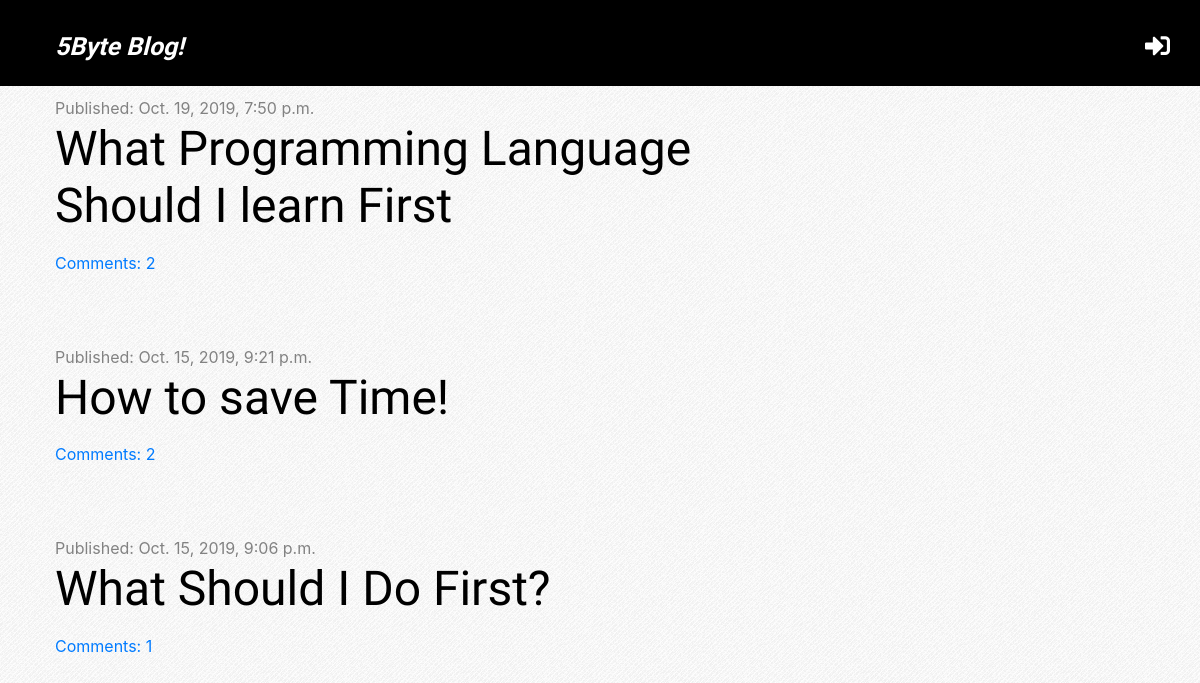
Before: / with the older database file.
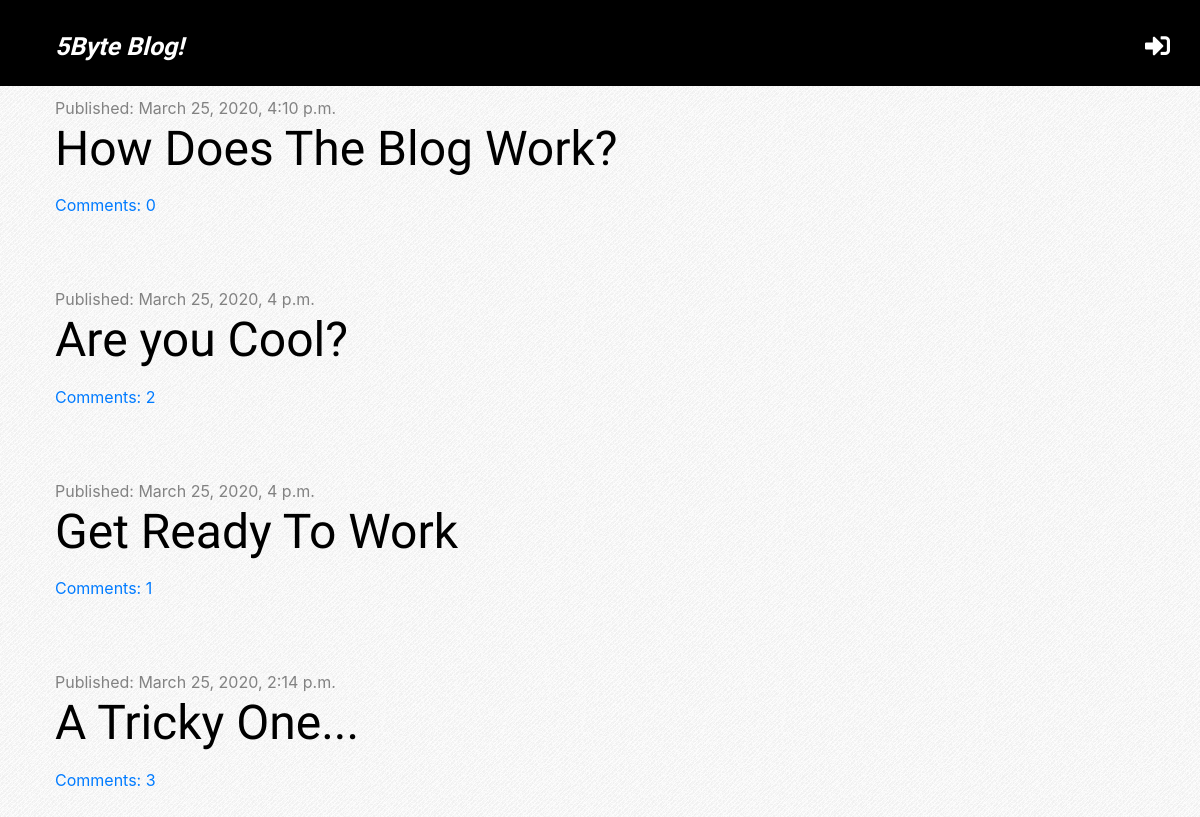
After: the same page with the newer database file.
### blog/models.py (models this page shows, shortened)
class Post(models.Model):
    author= models.ForeignKey('auth.User', on_delete=models.CASCADE) # si el autor John , crea 10 post y elimino este autor, todos los post se eliminaran
    title= models.CharField(max_length=200)
    text=models.TextField()
    created_date= models.DateTimeField(default=timezone.now)
    published_date=models.DateTimeField(blank=True,null=True)
    def approved_comments(self):
        return self.comments.filter(approved=True)

### blog/views.py (the view)
# urls.py: path('',views.post_list, name='post_list'),
def post_list(request):
    posts = Post.objects.filter(published_date__lte=timezone.now()).order_by('-published_date')
    stuff_for_frontent = {'posts':posts}
    return render(request, 'blog/post_list.html', stuff_for_frontent)

### blog/templatetags/markdownify.py (called while the page is built)
@register.filter
def markdown(value):
    renderer = HighlightRenderer()
    markdown = mistune.Markdown(renderer=renderer)
    return markdown(value)

### blog/templates/blog/post_list.html (shortened to what this page needs)
{% extends 'blog/base.html' %}
{% load markdownify %}
{% block content %}
          {%for post in posts %}
          <div class="post">
            <div class="date">
              <p>Published: {{post.published_date}}</p>
            </div>
            <h1><a href="{% url 'post_detail' pk=post.pk %}">{{post.title}}</a></h1>
            <a href="{%url 'post_detail' pk=post.pk%}">Comments: {{post.approved_comments.count}}</a>
          </div>
          {%endfor%}
{% endblock %}

### blog/templates/blog/base.html (shortened to what this page needs)
{% load static %}
<!DOCTYPE html>
<html lang="en" dir="ltr">
  <head>
    <link href="https://stackpath.bootstrapcdn.com/bootstrap/4.3.1/css/bootstrap.min.css" rel="stylesheet">
    <link rel="stylesheet" href="https://cdnjs.cloudflare.com/ajax/libs/font-awesome/5.11.2/css/all.min.css" />
    <link rel="stylesheet" href="{% static 'css/blog.css' %}" type='text/css'>
    <link rel="stylesheet" href="{% static 'css/zenburn.css' %}">
  </head>
  <body>
    <div class="page-header">
      {% if user.is_authenticated %}
        <a href="{% url 'post_draft_list' %}" class="top-menu"><i class="fab fa-firstdraft "></i></a>
        <a href="{% url 'post_new' %}" class="top-menu"><i class="fas fa-plus "></i></a>
        <p class='top-menu'>Hello {{user.username}} <small>(<a href="{% url 'logout' %}">Log Out</a>)</small> </p>
      {% else %}
      <a href="{% url 'login' %}" class="top-menu"><i class="fas fa-sign-in-alt"></i></a>
      {%endif%}
        <h1><a href="{% url 'post_list' %}">5Byte Blog!</a></h1>
    </div>
    <div class="content container">
      <div class="row">
        <div class="col-md-8">
          {% block content %}
          {% endblock %}
        </div>
      </div>
    </div>
  </body>
</html>

### blog/static/css/blog.css (style rules this page uses)
body { background-image: url('images/debut_light.png'); width: auto; height: 500px; }
p { color:black }
.page-header { background-color: black; margin-top: 0; padding: 10px 10px 10px 55px; }
.page-header h1 a { font-size: 25px !important; color: white; font-style: oblique; font-weight: bolder; text-decoration: none; }
.content { margin-left: 40px; }
h1,h2,h3,h4 { font-family: 'Raleway', 'Inconsolata' , 'Droid Sans', serif; font-size: 48px; }
.date p { color: #828282; margin-bottom: 0px; margin-top: 10px; }
.post { margin-bottom: 70px; }
.post h1 a { color:black; }
.top-menu, .top-menu:hover { font-size: 25px !important; color: white; font-style: oblique; font-weight: bolder; text-decoration: none; float: right; margin-right:20px; padding-top: 18px; }

Changed rows visible on the page:
removed Post: published_date "Oct. 19, 2019, 7:50 p.m.", title "What Programming Language Should I learn First", approved_comments.count "2"
removed Post: published_date "Oct. 15, 2019, 9:06 p.m.", title "What Should I Do First?", approved_comments.count "1"
added Post: published_date "March 25, 2020, 4:10 p.m.", title "How Does The Blog Work?", approved_comments.count "0"
added Post: published_date "March 25, 2020, 4 p.m.", title "Are you Cool?", approved_comments.count "2"
added Post: published_date "March 25, 2020, 4 p.m.", title "Get Ready To Work", approved_comments.count "1"
changed Post: published_date "Oct. 15, 2019, 9:21 p.m." → "March 25, 2020, 2:14 p.m."; title "How to save Time!" → "A Tricky One..."; approved_comments.count "2" → "3"
